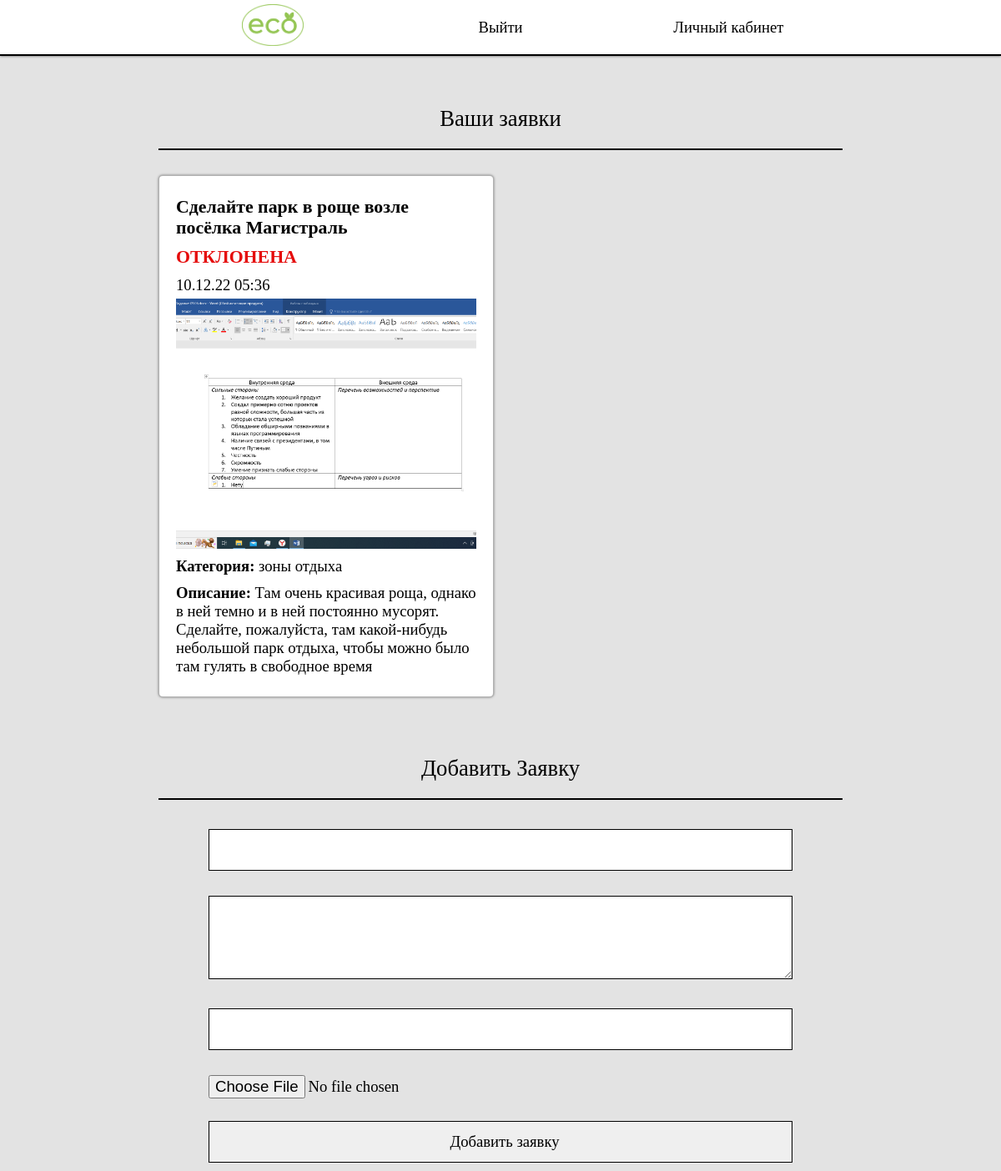
The page /profile (signed in) on the database its author committed.
### app/models.py (models this page shows, shortened)
class Offer(UserMixin, db.Model):
    id = db.Column(db.Integer, primary_key=True)
    name = db.Column(db.String(64), index=True)
    description = db.Column(db.String(250))
    category = db.Column(db.String(64), index=True)
    photo = db.Column(db.String(128))
    user = db.Column(db.Integer, db.ForeignKey('user.id'))
    time = db.Column(db.DateTime, index=True)
    status = db.Column(db.String(10))
    reason = db.Column(db.String(120))

### app/routes.py (the view, shortened to what this page needs)
@app.route('/profile', methods=['GET', 'POST'])
@login_required
def profile():
    if current_user.username=="admin":
        form=CreateCategoryForm()
        if form.validate_on_submit():
            category=Category(name=form.name.data.lower())
            db.session.add(category)
            db.session.commit()
            flash('Категория создана')
            return redirect(url_for('profile'))
        offers=Offer.query.all()
    else:
        form=CreateOfferForm()
        offers=Offer.query.filter_by(user=current_user.id)
    return render_template('profile.html', name='Профиль', form=form, offers=offers)

### app/forms.py
class CreateOfferForm(FlaskForm):
    name=StringField('name', validators=[DataRequired()])
    description=TextAreaField('description')
    category=StringField('category', validators=[DataRequired()])
    photo=FileField('Выберите фотографию', validators=[FileRequired(), FileAllowed(['jpg', 'png', 'jpeg', 'bmp'], "Недопустимый формат файла")])
    submit = SubmitField('Добавить заявку', validators=[DataRequired()])

### app/models.py (called while the page is built)
@login.user_loader
def load_user(id):
    return User.query.get(int(id))

### app/routes.py (called while the page is built)
@app.before_request
def before_request():
    if current_user.is_authenticated:
        current_user.last_seen = datetime.utcnow()
        db.session.commit()

### app/templates/profile.html (shortened to what this page needs)
{% extends "base.html" %}
{% block content %}
    <main>
        <div class=content>
        {% if current_user.username=="admin" %}
        <main>
            <div class="content">
                <div class="head">Категории</div>
                <form id="" action="" method="post">
                    {{ form.hidden_tag() }}
                    <p>
                        {{ form.name(size=32) }}
                    </p>
                    {{form.submit}}
                </form>
                <div class="head">Новые заявки</div>
                <div class="row">
                    {% for offer in offers %}
                        {% if offer.status=='новая' %}
                            {% include '_offer.html' %}
                        {% endif %}
                    {% endfor %}
                </div>
                <div class="head">Одобренные заявки</div>
                <p class="small"></p>
                <div class="row">
                    {% for offer in offers %}
                        {% if offer.status=='решена' %}
                            {% include '_offer.html' %}
                        {% endif %}
                    {% endfor %}
                </div>
            </div>
        </main>
        {% else %}
        <div class="head">Ваши заявки</div>
        <div class="row">
            {% for offer in offers %}
                {% include '_offer.html' %}
            {% endfor %}
        </div>
        <div class="head">Добавить Заявку</div>
        <form action="" method="post" enctype="multipart/form-data">
            <p>
                {{ form.name(size=32) }}
            </p>
            <p>
                {{ form.description(size=50) }}
            </p>
            <p>
                {{ form.category(size=32) }}
            </p>
            <p>
                {{ form.photo }}
            </p>
            {{form.submit}}
        </form>
        {% endif %}
        </div>
    </main>
{% endblock %}

### app/templates/base.html (shortened to what this page needs)
<!DOCTYPE html>
<html lang="en">
<head>
    <link rel="stylesheet" href="../static/css/style.css">
</head>
<body>
    <header>
        <div class="content"><nav>
            <p><a href="{{ url_for('index') }}"><img src="../static/images/logo.png"></a></p>
            {% if current_user.is_anonymous %}
                <p><a href="{{ url_for('login') }}">Войти</a></p>
                <p><a href="{{ url_for('registration') }}">Регистрация</a></p>
            {% else %}
                <p><a href="{{ url_for('logout') }}">Выйти</a></p>
                <p><a href="{{ url_for('profile') }}">Личный кабинет</a></p>
            {% endif %}
            </nav>
        </div>
    </header>
    {% block content %}{% endblock %}
</body>
</html>

### app/templates/_offer.html (shortened to what this page needs)
<div class="col">
    <h3>{{ offer.name}}</h3>
    <div class="col-header">
        {% if name=="Профиль" %}<div class="col-one"><h3 class="of-status">{{ offer.status }}</h3></div>{% endif %}
        <div class="col-two"><p class="of-time">{{ offer.time.strftime('%d.%m.%y %H:%M')}}</p></div>
    </div>
    <img src="../static/user_images/{{offer.photo}}">
    <p><b>Категория:</b> {{ offer.category}}</p>
    {% if name=="Профиль" %}
        <p><b>Описание:</b> {{ offer.description}}</p>
    {% endif %}
</div>

### app/static/css/style.css (style rules this page uses)
* { margin: 0px; padding: 0px; box-sizing: border-box; }
body { font-size: 14pt; background-color: #e3e3e3; font-family: Lagoda; }
a { color: black; cursor: pointer; text-decoration: none; }
img { max-width: 100; object-fit: cover; }
h1,h2,h3,h4,p { padding: 5px 0; }
div.content { max-width: 860px; padding: 0 20px; margin: 0 auto; }
div.head { padding: 20px 0; margin: 40px 0 20px; font-size: 20pt; text-align: center; border-bottom: solid 2px black; }
div.row { display: flex; flex-wrap: wrap; justify-content: space-between; }
div.col { position: relative; width: 49%; padding: 20px; margin: 10px 0; border-radius: 5px; background-color: white; border: solid 1px rgba(0,0,0,0.3); box-shadow: 0 0 3px rgba(0,0,0,0.5); }
div.col div.col-header { width: 100%; margin: 0 auto; display: flex; flex-direction: column; }
div.col div.col-one { width: 50%; display: flex; flex-direction: row; justify-content: start; }
div.col div.col-two { width: 50%; display: flex; flex-direction: row; justify-content: start; }
div.col img { width: 100%; height: 300px; }
div.col-header h3 { color: rgb(229, 11, 11); text-transform: uppercase; }
div.col p { text-align: left; }
form { max-width: 700px; margin: 0 auto; text-align:center; }
form input, form select, form textarea, form button { width: 100%; margin: 10px 0; height: 50px; font-size: 14pt; padding-left: 10px; border: solid 1px black; font-family: Lagoda; }
form input[type=file] { height: 30px; padding: 0; border: none; }
form textarea { padding: 10px; height: 100px; }
header { background-color: #fff; border-bottom: solid 2px black; box-shadow: 0 0 3px rgba(0,0,0,0.7); }
header nav { display: flex; align-items: center; }
header p { width: 100%; text-align:center; }
header img { height: 50px; }
main { margin-bottom: 40; }

### rows shown on the page
Offer: name "Сделайте парк в роще возле посёлка Магистраль", status "ОТКЛОНЕНА", time "10.12.22 05:36", photo (picture), category "зоны отдыха", description "Там очень красивая роща, однако в ней темно и в ней постоянно мусорят. Сделайте, пожалуйста, там какой-нибудь небольшой парк отдыха, чтобы можно было там гулять в свободное время"
